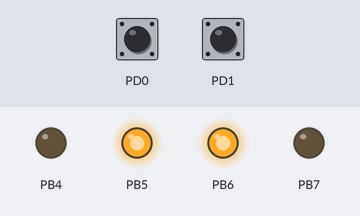
A program run on a simulated ATmega128, built with avr-gcc and emulated at 16 MHz. Shown: output pins drawn as LEDs (lit = HIGH). Dashed ring = blinking. The inputs (shaded band) are chosen by the test bench; at power-on: PD0 HIGH, PD1 HIGH.

Above: at 1.2 s.
1.3 s: PD0 pulled LOW for 0.15 s
At 2.1 s:
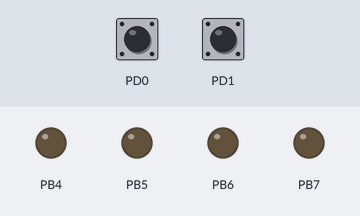
4.4 s: PD1 pulled LOW for 3.2 s
At 6.2 s:
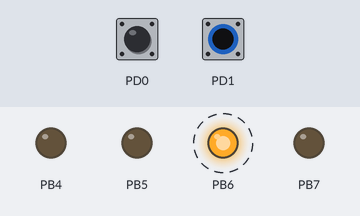
9.9 s: PD1 pulled LOW for 0.15 s
At 11.7 s:
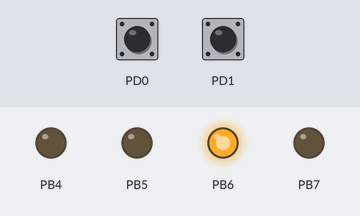
13.0 s: PD1 pulled LOW for 1 s
At 16.3 s:
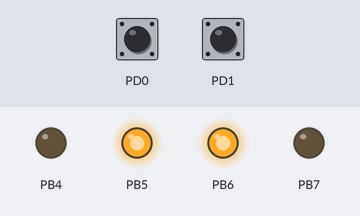
Timing chart, 0 to 17.5 s (numbered marks = the images above; inputs shaded):
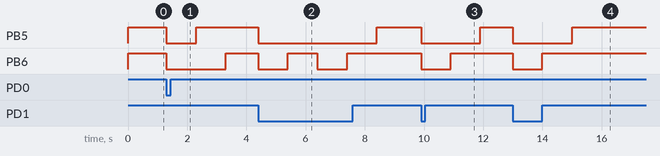

The program:

Lab2_C.c
```c
/*
 * Lab2_C.c
 *
 * Created: 10/6/2014 12:12:40 PM
 *  Author: sawaspar
 */

#define F_CPU 16000000
#define forever for(;;)
#include <avr/io.h>
#include <util/delay.h>
#include <stdio.h>


int main(void)
{
	DDRB = 0xF0;
	PORTB = PORTB | (0xF0);
	DDRD = 0x00;
	PORTD = 0xFF;

    forever
    {
        //TODO:: Please write your application code
		if(!(PIND & 1)){ //Right hit!
		//if(PIND == 0b11111110) {
		//PORTB = PORTB & (3<<5); //Back up
		//PORTB = PORTB & (0b01100000); //forward
		//PORTB = PORTB & (0b00000000); //backing
			PORTB = PORTB & (0x00); //forward
			_delay_ms(1000);
			PORTB = (1<<5); //Turn left
			_delay_ms(1000);
		}
		if(!(PIND & 2)){ //Left hit!
		//if(PIND == 0b11111101){
			PORTB = PORTB & (0x00);
			_delay_ms(1000);
			PORTB = (1<<6); //Turn right
			_delay_ms(1000);
		}
		PORTB = (3<<5);

    }
}
```

Measured:
- after the input at 1.3 s, PB5: HIGH → LOW at once, → HIGH 1.0 s later; PB6: HIGH → LOW at once, → HIGH 2.0 s later
- after the input at 4.4 s, PB5: HIGH → LOW at once, → HIGH 4.0 s later; PB6: alternates HIGH for 1.0 s and LOW for 1.0 s, 4 changes in all, then stays HIGH, starting at once
- after the input at 9.9 s, PB5: HIGH → LOW at once, → HIGH 2.0 s later; PB6: HIGH → LOW at once, → HIGH 1.0 s later
- after the input at 13.0 s, PB5: HIGH → LOW at once, → HIGH 2.0 s later; PB6: HIGH → LOW at once, → HIGH 1.0 s later
